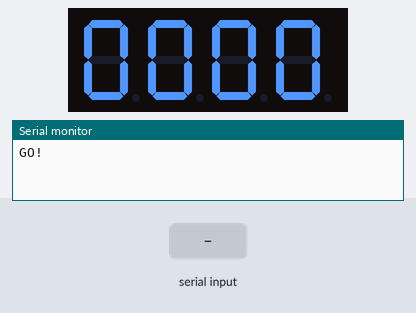
Recording of a sketch running on a simulated Arduino Uno, built with avr-gcc and run on an emulated ATmega328P. On the bench: 4-digit seven-segment display, the last lines printed to the serial monitor. Wiring (inferred from the names in the program): 4-digit 7-segment display, segments lit when HIGH: segments pin 11, A1, pin 6, pin 8, pin 9, pin 10, pin 5, pin 7; digit selects pin 12, pin 13, A0, pin 4. The inputs (shaded band) are chosen by the test bench. The segment pins are drawn as the display they are named for.

Above: at 1.2 s.
1.3 s: "90,45\n" received over Serial
At 2.4 s:
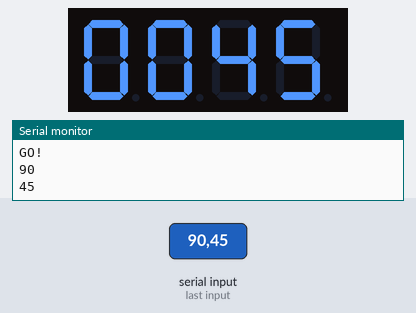
3.0 s: "30,150\n" received over Serial
At 4.0 s:
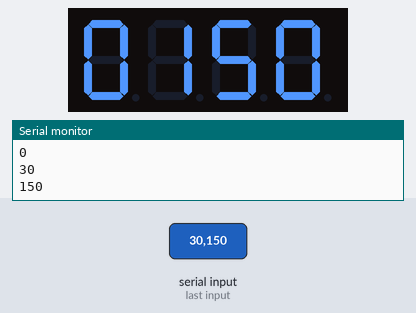
Timing chart, 0 to 6.0 s (numbered marks = the images above; inputs shaded):
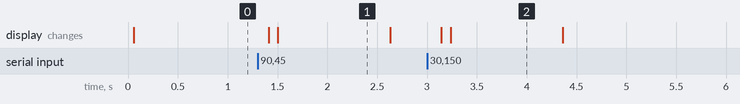

The sketch:

blueandgolddisp2.ino
```cpp
const byte pinSeg[] = {11, A1, 6, 8, 9, 10, 5, 7}; //A-G,dp
const byte pinDig[] = {12, 13, A0, 4};
const bool digOn = HIGH; // What state to have pins in to turn a digit on
const bool segOn = HIGH; // What state to have pins in to turn on a segment

int displayedChar[4]; // Display buffer
volatile byte currentDigit = 0; // Stores current digit for use in timer interrupt

/* Segment labels
     -A-
    F   B
     -G-
    E   C
     -D- (dp)

   Characters are described in bytes in segment form A to G + DP, lsb to msb
*/
const byte charCount = 20;
byte characterList[charCount] = {B00111111, B00000110, B01011011, B01001111, B01100110, B01101101, B01111101, B00000111, B01111111, B01101111};

// Masks are used to reset all segment and digit pins on each port but not other pins
byte portBClearMask, portCClearMask, portDClearMask;
// These store how to set pins for all characters on a port
byte portBSeg[charCount]; byte portCSeg[charCount]; byte portDSeg[charCount];
// Stores how to set pins in for each digit
byte portBDig[4]; byte portCDig[4]; byte portDDig[4];


void setup() {
  // put your setup code here, to run once:
  Serial.begin(115200);

  for (int i = 0; i < 4; i++) {
    pinMode(pinDig[i], OUTPUT);
  }
  for (int i = 0; i < 8; i++) {
    pinMode(pinSeg[i], OUTPUT);
  }

  // Set timer2 interrupt
  TCCR2A = 0;
  TCCR2B = 0;
  TCNT2  = 0;

  // set compare match register for 500hz increments
  OCR2A = 90; // = (16*10^6) / (1024 * freq) - 1 (must be <256)
  TCCR2A |= (1 << WGM21);   // turn on CTC mode (Clears on timer compare)

  TCCR2B |= (B111 << CS20);   // Set CS20 and CS22 bit for 128 prescaler
  TIMSK2 |= (1 << OCIE2A); // enable timer compare interrupt


  // Adds decimals to numbers array by appending it with the digit with decimal
  // E.g. characterList[1] is the chartacter for 1, characterList[11] is 1 with a deciaml point
  for (byte i = 0; i < 10; i ++) characterList[10 + i] = characterList[i] | B10000000;

  // Preparing the lookup tables
  // Messing around with numbers
  setupPortLUT(); // Set up look up table

  //  // LUT Printing for debugging
  //  Serial.println(portBClearMask, BIN);
  //  Serial.println(portCClearMask, BIN);
  //  Serial.println(portDClearMask, BIN);
  //
  //  for (byte i = 0; i < 10; i++) {
  //    Serial.println(i);
  //    Serial.println(portBSeg[i], BIN);
  //    Serial.println(portCSeg[i], BIN);
  //    Serial.println(portDSeg[i], BIN);
  //  }

  Serial.println("GO!");
}

void loop() {
  // Shift characters into buffer
  if (Serial.available()) {
    delay(10);
    int temp = Serial.parseInt();
    temp %= 10000;
    Serial.println(temp);

    // Break down number by digit, starting at thousands digit.
    int base = 1000;
    for (byte i = 0; i < 4; i++) {
      displayedChar[i] = temp / base;
      temp = temp % base;
      base /= 10;
      //Serial.println(displayedChar[i]);
    }
  }
  delay(100);
}

ISR(TIMER2_COMPA_vect) { // Timer2 interrupt, displays a character on the display
  // Display
  // Turn off all digits and segments
  PORTB &= portBClearMask;
  PORTC &= portCClearMask;
  PORTD &= portDClearMask;

  // Turn on required digit
  PORTB |= portBDig[currentDigit];
  PORTC |= portCDig[currentDigit];
  PORTD |= portDDig[currentDigit];

  // Set segments
  PORTB |= portBSeg[displayedChar[currentDigit]];
  PORTC |= portCSeg[displayedChar[currentDigit]];
  PORTD |= portDSeg[displayedChar[currentDigit]];

  if (currentDigit == 3) currentDigit = 0; //Reset
  else currentDigit++;
}

/* Look Up Table Setting
    to make things run fast I will sacrifice memeory and store the pin settings
    for all three ports require for each character present.

    This will require transforming our straightforward character codes into
    the three seperate bytes for each port with the right bits in the right places
    as well as preparing the masks needed to reset the pins needed.

    This will require plenty of bit shifting, masking, and loops. However all the
    results will be saved so it only needs to be calculated once, saving time down
    the line at the expense of

*/

void setupPortLUT() {
  // Set up the look up tables for the three ports to quickly set the ports

  // Clear reset masks
  // Set to 0xFF since AND is used to clear pins by ANDing pins to reset with a 0
  portBClearMask = 255;
  portCClearMask = 255;
  portDClearMask = 255;

  // Clear segment character values
  for (byte i = 0; i < charCount; i++) {
    portBSeg[i] = 0;
    portCSeg[i] = 0;
    portDSeg[i] = 0;
  }
  // Clear digit values
  for (byte i = 0; i < 4; i++) {
    portBDig[i] = 0;
    portCDig[i] = 0;
    portDDig[i] = 0;
  }

  // Time to set digit masks and values

  for (byte i = 0; i < 4; i++) {
    if (pinDig[i] < 8) {
      // Port D
      portDDig[i] |= digOn << pinDig[i];      // Add pin to pin set
      portDClearMask ^= digOn << pinDig[i];  // Toggle the reset mask where the pin is
    }
    else if (pinDig[i] > 13) {
      // Port C
      portCDig[i] |= digOn << (pinDig[i] - 14);
      portCClearMask ^= digOn << (pinDig[i] - 14);
    }
    else {
      // Port B
      portBDig[i] |= digOn << (pinDig[i] - 8);
      portBClearMask ^= digOn << (pinDig[i] - 8);
    }
  }

  // Time to do the same for the segments
  // Will use nested loops to go through all characters for a segment before going to the next segment
  for (byte i = 0; i < 8; i++) {
    byte pinNumber = 0; // Used to store pin number in port

    // Find port
    if (pinSeg[i] < 8) {
      // Port D
      pinNumber = pinSeg[i];
      portSegLUTSetting(pinNumber, i, &portDClearMask, portDSeg);
    }
    else if (pinSeg[i] > 13) {
      // Port C
      pinNumber = pinSeg[i] - 14;
      portSegLUTSetting(pinNumber, i, &portCClearMask, portCSeg);
    }
    else {
      // Port B
      pinNumber = pinSeg[i] - 8;
      portSegLUTSetting(pinNumber, i, &portBClearMask, portBSeg);
    }
  }
}

void portSegLUTSetting(byte pinNumber, byte segment, byte* portMask, byte portCharLUT[]) {
  // pinNumber is pin number for the segment on the arduino
  // Segment is which segment the pin corrisponds to (0 for A, 1 for B, etc.)
  // portMask is a reference to the mask used to reset this pin's port
  // portCharLUT[] is the array used to store the values to set pins for each character

  *portMask ^= segOn << pinNumber; // Set the port's reset mask to include the pin

  byte tempMask = 1 << segment; // A temporary mask to be used to extract the segment digit from base character codes

  for (byte j = 0; j < charCount; j++) {
    // Check if segment is on for that character, then set on or off accordingly
    if ((characterList[j] & tempMask) > 0) portCharLUT[j] |= segOn << pinNumber;
    else portCharLUT[j] |= !segOn << pinNumber;
  }

}
```

_7Segment.ino
```cpp
//
//byte convertChar(char target) {
//  byte x = 0;
//  // Check for number
//  if ((target < 58) && (target > 47)) return convertNum(target); // Return number is numeric
//
//  target = bitClear(target, 5); // Upper case
//  switch (target) {
//    case ('A'):
//      x = B1110111;
//      break;
//    case ('B'):
//      x = B1111100;
//      break;
//    case ('C'):
//      x = B1011000;
//      break;
//    case ('D'):
//      x = B1011110;
//      break;
//    case ('E'):
//      x = B1111001;
//      break;
//    case ('F'):
//      x = B1110001;
//      break;
//    case ('H'):
//      x = B1110101;
//      break;
//    case ('I'):
//      x = B0000100;
//      break;
//    case ('J'):
//      x = B0011110;
//      break;
//    case ('K'):
//      x = B1110110;
//      break;
//    case ('L'):
//      x = B0111000;
//      break;
//    case ('N'):
//      x = B1010100;
//      break;
//    case ('O'):
//      x = B1011100;
//      break;
//    case ('P'):
//      x = B1110011;
//      break;
//    case ('Q'):
//      x = B1100111;
//      break;
//    case ('R'):
//      x = B1010000;
//      break;
//    case ('T'):
//      x = B1000110;
//      break;
//    case ('U'):
//      x = B0011100;
//      break;
//    case ('V'):
//      x = B0011100;
//      break;
//    case ('Y'):
//      x = B1101110;
//      break;
//    case ('X'):
//      x = B1110110;
//      break;
//    default:
//      x = 0; // Blank
//      break;
//  }
//  return x;
//}
//
```

Measured:
- after the input at 1.3 s, the display: first changes after 0.11 s (image 1 shows a later state)
- after the input at 3.0 s, the display: first changes after 0.14 s (image 2 shows a later state)
- what the display in image 1 shows lasts 1.1 s, from 1.5 s to 2.6 s
